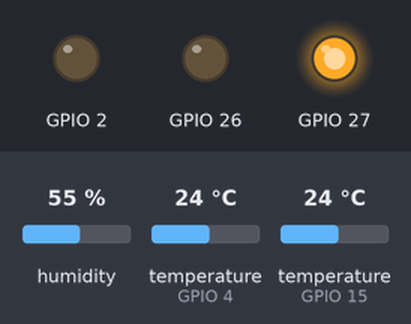
This sketch was run on a simulated ESP32. Shown: output pins drawn as LEDs (lit = HIGH). Inputs (shaded band) come from the test bench; at power-on: humidity 55 %, temperature (sensors on GPIO 4, GPIO 15) 24 °C.

Above: at 2.8 s.
2.9 s: humidity set to 68 %
7.2 s: humidity set to 71 %
At 11.2 s:
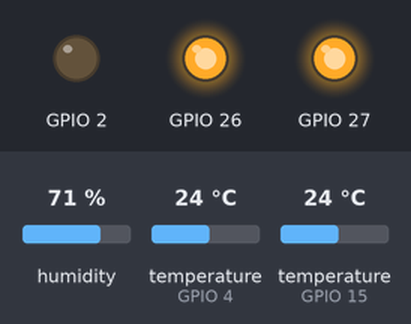
11.5 s: humidity set to 62 %
15.2 s: humidity set to 58 %
At 18.7 s:
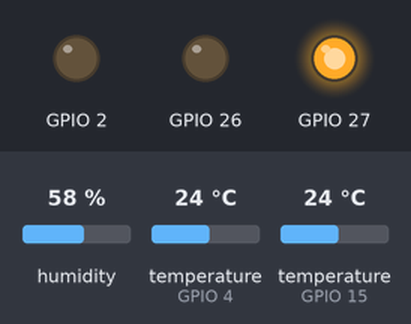
19.5 s: humidity set to 88 %
At 22.9 s:
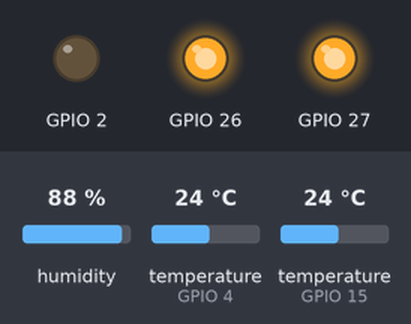
Timing chart, 0 to 24.4 s (numbered marks = the images above; inputs shaded):
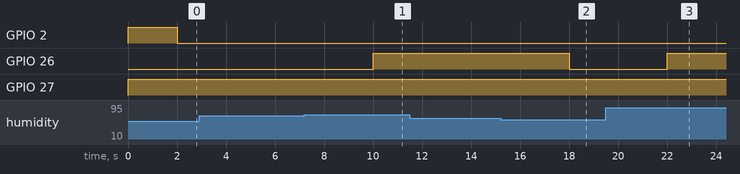

Measured:
- the behaviour switches between 69 and 70 % on humidity (found by bisection; images 0 and 1)
- the behaviour switches between 61 and 60 % on humidity (found by bisection; images 1 and 2)
- after the input at 2.9 s, every drawn part: stays the same
- after the input at 7.2 s, GPIO 26: LOW → HIGH after 2.8 s
- after the input at 11.5 s, every drawn part: stays the same
- after the input at 15.2 s, GPIO 26: HIGH → LOW after 2.8 s
- after the input at 19.5 s, GPIO 26: LOW → HIGH after 2.5 s

The sketch:

sensors.ino
```cpp
// Сгенерировано CrabLogic из проекта «sensors». Ручные правки будут перезаписаны.
// Порядок выполнения: air → water → humid → fan → cold → heater_logic → heater → all_ok → fault → fault_led

#include <Arduino.h>
#include <DHT.h>
#include <OneWire.h>
#include <DallasTemperature.h>

// Выходы блоков
float air_temp = 0.0f;
float air_humidity = 0.0f;
bool air_ok = false;
float water_temp = 0.0f;
bool water_ok = false;
bool humid_out = false;
bool cold_out = false;
bool heater_logic_out = false;
bool all_ok_out = false;
bool fault_out = false;

// air: dht22
DHT air_dht(15, DHT22);
unsigned long air_last = 0;

// water: ds18b20
OneWire water_wire(4);
DallasTemperature water_bus(&water_wire);
unsigned long water_requested = 0;

void setup() {
  // air: dht22
  air_dht.begin();

  // water: ds18b20
  water_bus.begin();
  // Do not block the scan for 750 ms: request now, read on a later scan.
  water_bus.setWaitForConversion(false);
  water_bus.requestTemperatures();
  water_requested = millis();

  // fan: digital_out
  pinMode(26, OUTPUT);

  // heater: digital_out
  pinMode(27, OUTPUT);

  // fault_led: digital_out
  pinMode(2, OUTPUT);
}

void loop() {
  // air: dht22
  if (millis() - air_last >= 2000UL) {
    air_last = millis();
    float t = air_dht.readTemperature();
    float h = air_dht.readHumidity();
    air_ok = !isnan(t) && !isnan(h);
    if (air_ok) {
      air_temp = t;
      air_humidity = h;
    }
  }

  // water: ds18b20
  if (millis() - water_requested >= 1000UL) {
    float t = water_bus.getTempCByIndex(0);
    water_ok = t != DEVICE_DISCONNECTED_C;
    if (water_ok) {
      water_temp = t;
    }
    water_bus.requestTemperatures();
    water_requested = millis();
  }

  // humid: hysteresis
  if (air_humidity >= 70.0f) {
    humid_out = true;
  } else if (air_humidity <= 60.0f) {
    humid_out = false;
  }

  // fan: digital_out
  digitalWrite(26, (humid_out) ? HIGH : LOW);

  // cold: hysteresis
  if (water_temp >= 45.0f) {
    cold_out = true;
  } else if (water_temp <= 40.0f) {
    cold_out = false;
  }

  // heater_logic: not
  heater_logic_out = !cold_out;

  // heater: digital_out
  digitalWrite(27, (heater_logic_out) ? HIGH : LOW);

  // all_ok: and
  all_ok_out = air_ok && water_ok;

  // fault: not
  fault_out = !all_ok_out;

  // fault_led: digital_out
  digitalWrite(2, (fault_out) ? HIGH : LOW);
}
```
